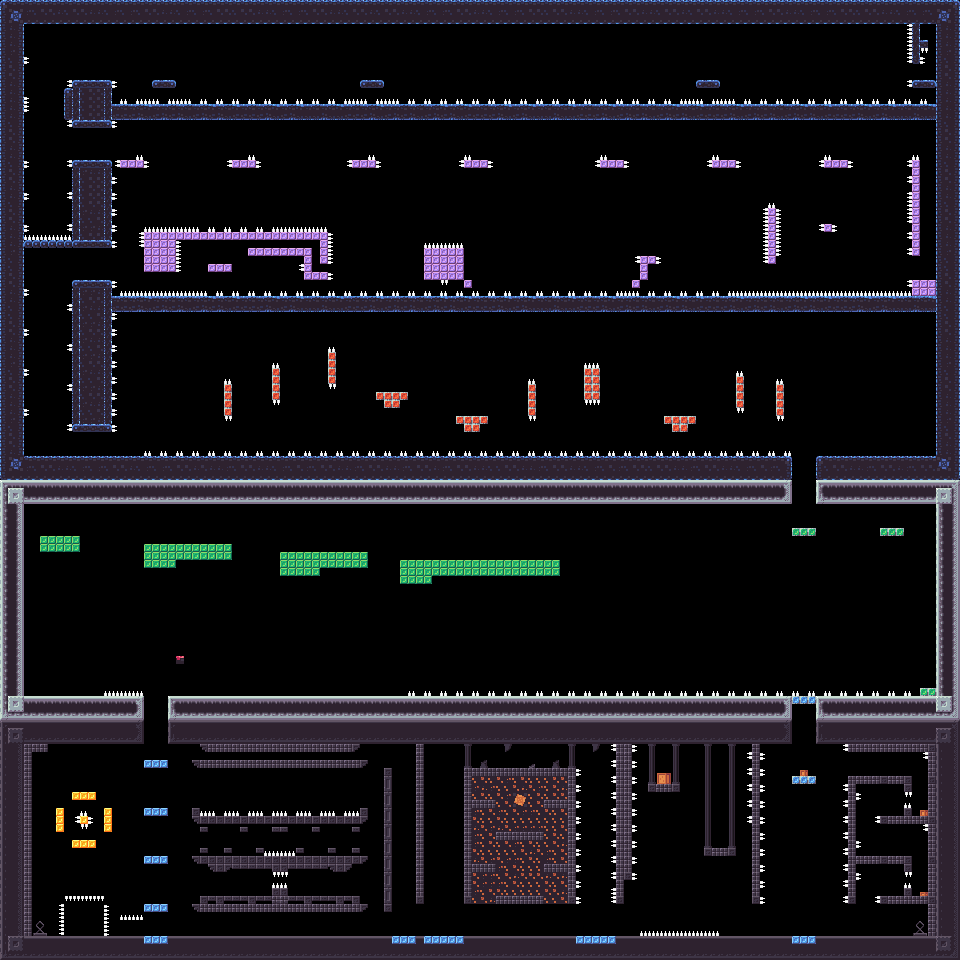

Below is a game level as drawn by its tile map, then a one-line description and the .tmx that defines it (tile-layer data replaced by summaries):
An orthogonal 120x120 tile map with 8x8 px tiles, 2 tile layers (地图, 背景) and 51 objects (15x checkpoint, 10x refresh, 10x mover_2, 3x setDash1, 3x mover_3, ...).

<map version="1.10" tiledversion="1.11.2" orientation="orthogonal" renderorder="right-down" width="120" height="120" tilewidth="8" tileheight="8" infinite="0" nextlayerid="9" nextobjectid="68">
 <editorsettings>
  <export target="../game/gameTest.lua" format="lua" />
 </editorsettings>
 <properties>
  <property name="RGBsize" type="int" value="0" />
  <property name="b" type="int" value="255" />
  <property name="blur" type="int" value="45" />
  <property name="g" type="int" value="255" />
  <property name="mountPath" value="assets/Background/cave/b2.png" />
  <property name="music" value="default" />
  <property name="r" type="int" value="255" />
  <property name="skyPath" value="assets/Background/cave/b1.png" />
  <property name="snowB" type="int" value="255" />
  <property name="snowG" type="int" value="245" />
  <property name="snowR" type="int" value="235" />
  <property name="snowStyle" type="int" value="2" />
  <property name="tree1Path" value="assets/Background/cave/b3.png" />
  <property name="tree2Path" value="assets/Background/cave/b4.png" />
 </properties>
 <tileset firstgid="1" name="Pack_3" tilewidth="8" tileheight="8" tilecount="16384" columns="128">
  <image source="../../assets/Texture/Pack_3.png" width="1024" height="1024" />
 </tileset>
 <layer id="1" name="地图" class="block" width="120" height="120">
  <data>[14400 cells, 4575 non-empty, 75 distinct tile ids]</data>
 </layer>
 <layer id="2" name="背景" class="background" width="120" height="120" locked="1">
  <data>[14400 cells, 230 non-empty, 24 distinct tile ids]</data>
 </layer>
 <objectgroup id="3" name="必要" class="key">
  <object id="1" name="spawn" type="spawn" x="73.3333" y="909.667" width="19" height="19.3333" />
  <object id="3" name="C1" type="checkpoint" x="433.333" y="909.333" width="22.6667" height="23" />
  <object id="4" name="C2" type="checkpoint" x="857" y="911.667" width="21.6667" height="22" />
  <object id="5" name="C3" type="checkpoint" x="258.333" y="677" width="18.3333" height="19" />
  <object id="36" name="C10" type="checkpoint" x="146.667" y="740" width="18.3333" height="19" />
  <object id="6" name="C4" type="checkpoint" x="105" y="789.333" width="6" height="17.3333" />
  <object id="8" name="C5" type="checkpoint" x="40" y="522" width="7.33333" height="13.6667" />
  <object id="9" name="Dash = 2" type="setDash2" x="95.75" y="24.5" width="16.1667" height="54.25" />
  <object id="10" name="Dash = 1" type="setDash1" x="21" y="177" width="917" height="13" />
  <object id="11" name="Dash = 0" type="setDash0" x="420.75" y="904.75" width="3.5" height="31" />
  <object id="12" name="Dash = 1" type="setDash1" x="416.25" y="904.75" width="3.5" height="30.75" />
  <object id="13" name="Dash = 0" type="setDash0" x="751.167" y="906" width="3.5" height="30.25" />
  <object id="14" name="Dash = 1" type="setDash1" x="756.417" y="905.917" width="3.5" height="30.25" />
  <object id="15" name="gametest" type="changeMap" x="920.333" y="24" width="7.33333" height="16" />
  <object id="16" name="C6" type="checkpoint" x="825" y="434" width="19" height="21" />
  <object id="17" name="C7" type="checkpoint" x="80" y="434" width="23" height="21" />
  <object id="18" name="C8" type="checkpoint" x="73.3333" y="56.6667" width="22" height="22" />
  <object id="34" name="C9" type="checkpoint" x="612" y="911.833" width="22.6667" height="23" />
  <object id="39" name="C11" type="checkpoint" x="80.8333" y="258.167" width="23" height="21" />
  <object id="40" name="C12" type="checkpoint" x="700.5" y="63.6667" width="14.3333" height="15.6667" />
  <object id="41" name="C13" type="checkpoint" x="214.5" y="242" width="10.5" height="21" />
  <object id="42" name="C14" type="checkpoint" x="642.083" y="234.167" width="10.5" height="21" />
  <object id="43" name="C15" type="checkpoint" x="914.75" y="261.5" width="17.8333" height="17.6667" />
  <object id="53" name="refresh" type="refresh" x="175.827" y="787.894" width="12" height="12" />
  <object id="54" name="refresh" type="refresh" x="175.783" y="883.49" width="12" height="12" />
  <object id="55" name="refresh" type="refresh" x="175.957" y="835.616" width="12" height="12" />
  <object id="56" name="refresh" type="refresh" x="123.573" y="835.616" width="12" height="12" />
  <object id="62" name="refresh" type="refresh" x="154.417" y="276.508" width="12" height="12" />
  <object id="63" name="refresh" type="refresh" x="438.506" y="225.143" width="12" height="12" />
  <object id="64" name="refresh" type="refresh" x="550.324" y="249.64" width="12" height="12" />
  <object id="65" name="refresh" type="refresh" x="539.261" y="150.071" width="12" height="12" />
  <object id="66" name="refresh" type="refresh" x="535.309" y="59.1942" width="12" height="12" />
  <object id="67" name="refresh" type="refresh" x="613.542" y="56.0333" width="12" height="12" />
 </objectgroup>
 <objectgroup id="4" name="非必要" class="normal">
  <object id="23" name="bounce[br]" type="mover_1" x="171.697" y="639.303" width="16" height="16">
   <properties>
    <property name="bounce" type="bool" value="true" />
    <property name="break" type="bool" value="true" />
    <property name="canClimb" type="bool" value="true" />
    <property name="getTime" type="int" value="120" />
    <property name="moveX" type="int" value="0" />
    <property name="moveY" type="int" value="0" />
    <property name="passive" type="bool" value="false" />
    <property name="reStar" type="bool" value="true" />
    <property name="reTime" type="int" value="200" />
    <property name="repeat" type="bool" value="false" />
    <property name="shake" type="bool" value="false" />
    <property name="textrue" type="int" value="863" />
    <property name="wait" type="int" value="0" />
   </properties>
  </object>
  <object id="24" name="repeat(nowait)" type="mover_2" x="279.667" y="663.667" width="8" height="8">
   <properties>
    <property name="bounce" type="bool" value="false" />
    <property name="break" type="bool" value="true" />
    <property name="canClimb" type="bool" value="true" />
    <property name="getTime" type="int" value="120" />
    <property name="moveX" type="int" value="24" />
    <property name="moveY" type="int" value="0" />
    <property name="passive" type="bool" value="false" />
    <property name="reStar" type="bool" value="false" />
    <property name="reTime" type="int" value="0" />
    <property name="repeat" type="bool" value="true" />
    <property name="shake" type="bool" value="false" />
    <property name="textrue" type="int" value="1247" />
    <property name="wait" type="int" value="0" />
   </properties>
  </object>
  <object id="27" name="repeat(noClimb)" type="mover_2" x="248" y="664" width="8" height="32">
   <properties>
    <property name="bounce" type="bool" value="false" />
    <property name="break" type="bool" value="true" />
    <property name="canClimb" type="bool" value="false" />
    <property name="getTime" type="int" value="50" />
    <property name="moveX" type="int" value="0" />
    <property name="moveY" type="int" value="32" />
    <property name="passive" type="bool" value="false" />
    <property name="reStar" type="bool" value="false" />
    <property name="reTime" type="int" value="0" />
    <property name="repeat" type="bool" value="true" />
    <property name="shake" type="bool" value="false" />
    <property name="textrue" type="int" value="1247" />
    <property name="wait" type="int" value="50" />
   </properties>
  </object>
  <object id="38" name="triggerTo8" type="trigger_4" x="367.614" y="688.151" width="24" height="8" />
  <object id="21" name="弹簧" type="spring" x="176" y="932" width="16" height="4">
   <properties>
    <property name="direction" value="up" />
   </properties>
  </object>
  </objectgroup>
</map>
<!-- 13 of 51 objects omitted -->